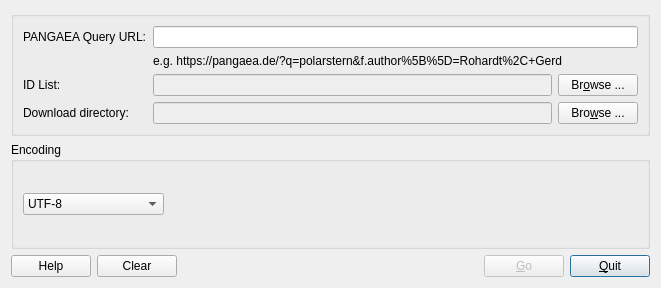
<?xml version="1.0" encoding="UTF-8"?>
<ui version="4.0">
 <author>Rainer Sieger - 2006-12-30</author>
 <class>PanGetDialog</class>
 <widget class="QWidget" name="PanGetDialog">
  <property name="geometry">
   <rect>
    <x>0</x>
    <y>0</y>
    <width>661</width>
    <height>288</height>
   </rect>
  </property>
  <property name="acceptDrops">
   <bool>true</bool>
  </property>
  <property name="windowTitle">
   <string>PanGet</string>
  </property>
  <layout class="QGridLayout" name="gridLayout_2">
   <item row="0" column="0">
    <widget class="QGroupBox" name="DownloadDirectoryGroupBox">
     <property name="title">
      <string/>
     </property>
     <layout class="QGridLayout" name="gridLayout">
      <item row="0" column="0">
       <widget class="QLabel" name="URLTextLabel">
        <property name="sizePolicy">
         <sizepolicy hsizetype="Maximum" vsizetype="Preferred">
          <horstretch>0</horstretch>
          <verstretch>0</verstretch>
         </sizepolicy>
        </property>
        <property name="minimumSize">
         <size>
          <width>0</width>
          <height>0</height>
         </size>
        </property>
        <property name="maximumSize">
         <size>
          <width>16777215</width>
          <height>16777215</height>
         </size>
        </property>
        <property name="text">
         <string>PANGAEA Query URL:</string>
        </property>
       </widget>
      </item>
      <item row="0" column="1" colspan="2">
       <widget class="QLineEdit" name="QueryLineEdit">
        <property name="enabled">
         <bool>true</bool>
        </property>
       </widget>
      </item>
      <item row="1" column="1" colspan="2">
       <widget class="QLabel" name="ExampleLabel">
        <property name="text">
         <string>e.g. https://pangaea.de/?q=polarstern&amp;f.author%5B%5D=Rohardt%2C+Gerd</string>
        </property>
       </widget>
      </item>
      <item row="2" column="0">
       <widget class="QLabel" name="FileTextLabel">
        <property name="sizePolicy">
         <sizepolicy hsizetype="Maximum" vsizetype="Preferred">
          <horstretch>0</horstretch>
          <verstretch>0</verstretch>
         </sizepolicy>
        </property>
        <property name="minimumSize">
         <size>
          <width>0</width>
          <height>0</height>
         </size>
        </property>
        <property name="maximumSize">
         <size>
          <width>16777215</width>
          <height>16777215</height>
         </size>
        </property>
        <property name="text">
         <string>ID List:</string>
        </property>
       </widget>
      </item>
      <item row="2" column="1">
       <widget class="QLineEdit" name="IDListFileLineEdit">
        <property name="enabled">
         <bool>false</bool>
        </property>
       </widget>
      </item>
      <item row="2" column="2">
       <widget class="QPushButton" name="browseIDListFileButton">
        <property name="text">
         <string>Br&amp;owse ...</string>
        </property>
       </widget>
      </item>
      <item row="3" column="0">
       <widget class="QLabel" name="DirTextLabel">
        <property name="sizePolicy">
         <sizepolicy hsizetype="Maximum" vsizetype="Preferred">
          <horstretch>0</horstretch>
          <verstretch>0</verstretch>
         </sizepolicy>
        </property>
        <property name="minimumSize">
         <size>
          <width>0</width>
          <height>0</height>
         </size>
        </property>
        <property name="maximumSize">
         <size>
          <width>16777215</width>
          <height>16777215</height>
         </size>
        </property>
        <property name="text">
         <string>Download directory:</string>
        </property>
       </widget>
      </item>
      <item row="3" column="1">
       <widget class="QLineEdit" name="DownloadDirectoryLineEdit">
        <property name="enabled">
         <bool>false</bool>
        </property>
       </widget>
      </item>
      <item row="3" column="2">
       <widget class="QPushButton" name="browseDownloadDirectoryButton">
        <property name="text">
         <string>Bro&amp;wse ...</string>
        </property>
       </widget>
      </item>
     </layout>
    </widget>
   </item>
   <item row="1" column="0">
    <widget class="QGroupBox" name="EncodingGroupBox">
     <property name="title">
      <string>Encoding</string>
     </property>
     <layout class="QGridLayout" name="gridLayout_3">
      <item row="0" column="0">
       <widget class="QComboBox" name="CodecDownload_ComboBox">
        <item>
         <property name="text">
          <string>UTF-8</string>
         </property>
        </item>
        <item>
         <property name="text">
          <string>Apple Roman</string>
         </property>
        </item>
        <item>
         <property name="text">
          <string>Latin-1 (ISO 8859-1)</string>
         </property>
        </item>
       </widget>
      </item>
      <item row="0" column="1">
       <spacer name="horizontalSpacer">
        <property name="orientation">
         <enum>Qt::Horizontal</enum>
        </property>
        <property name="sizeHint" stdset="0">
         <size>
          <width>365</width>
          <height>20</height>
         </size>
        </property>
       </spacer>
      </item>
     </layout>
    </widget>
   </item>
   <item row="2" column="0">
    <layout class="QHBoxLayout" name="horizontalLayout">
     <item>
      <widget class="QPushButton" name="HelpButton">
       <property name="text">
        <string>Help</string>
       </property>
      </widget>
     </item>
     <item>
      <widget class="QPushButton" name="ClearPushButton">
       <property name="text">
        <string>Clear</string>
       </property>
      </widget>
     </item>
     <item>
      <spacer>
       <property name="orientation">
        <enum>Qt::Horizontal</enum>
       </property>
       <property name="sizeHint" stdset="0">
        <size>
         <width>178</width>
         <height>20</height>
        </size>
       </property>
      </spacer>
     </item>
     <item>
      <widget class="QPushButton" name="GetDatasetsButton">
       <property name="enabled">
        <bool>false</bool>
       </property>
       <property name="text">
        <string>&amp;Go</string>
       </property>
       <property name="default">
        <bool>false</bool>
       </property>
      </widget>
     </item>
     <item>
      <widget class="QPushButton" name="QuitButton">
       <property name="text">
        <string>&amp;Quit</string>
       </property>
       <property name="default">
        <bool>true</bool>
       </property>
      </widget>
     </item>
    </layout>
   </item>
  </layout>
 </widget>
 <tabstops>
  <tabstop>QueryLineEdit</tabstop>
  <tabstop>IDListFileLineEdit</tabstop>
  <tabstop>browseIDListFileButton</tabstop>
  <tabstop>DownloadDirectoryLineEdit</tabstop>
  <tabstop>browseDownloadDirectoryButton</tabstop>
  <tabstop>CodecDownload_ComboBox</tabstop>
  <tabstop>HelpButton</tabstop>
  <tabstop>ClearPushButton</tabstop>
  <tabstop>GetDatasetsButton</tabstop>
  <tabstop>QuitButton</tabstop>
 </tabstops>
 <resources/>
 <connections/>
</ui>
